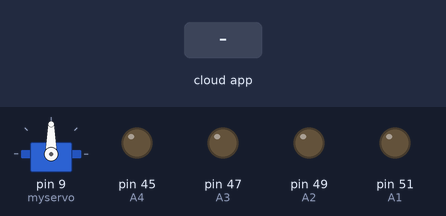
Recording of a sketch running on a simulated Arduino Mega 2560, built with avr-gcc and run on an emulated ATmega2560. Shown: servo, output pins drawn as LEDs (lit = HIGH). The inputs (shaded band) are chosen by the test bench. The ROS host is connected and sends only what is stated.

Above: at 1.2 s.
1.3 s: the phone or cloud app sets motor to 0
At 1.7 s:
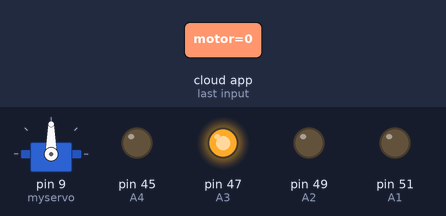
Timing chart, 0 to 4.3 s (numbered marks = the images above; inputs shaded):
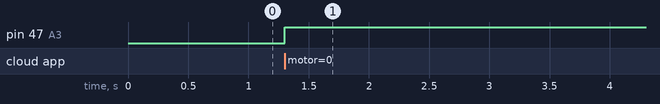

Measured:
- after the input at 1.3 s, pin 47 (A3): LOW → HIGH at once

The sketch:

PUMPS.ino
```cpp
#include <ros.h>

#include <SoftwareSerial.h>

#include <Servo.h>
#include <std_msgs/Int32.h>

#define A1  51
#define A2  49
#define A3  47
#define A4  45

ros::NodeHandle nh;
Servo myservo;

void servoC(const std_msgs::Int32& cmd_msg){
  if (cmd_msg.data ==1){
    digitalWrite(A1,1);
    digitalWrite(A2,0);
    digitalWrite(A3,0);
    digitalWrite(A4,0);

    }
   else if (cmd_msg.data == 0 ){
    digitalWrite(A1,0);
    digitalWrite(A2,0);
    digitalWrite(A3,1);
    digitalWrite(A4,0);

    }


  }


  // create servo object to control a servo
ros::Subscriber<std_msgs::Int32> sub("motor",servoC);
void setup() {
  pinMode(A1,OUTPUT);
   pinMode(A2,OUTPUT);
    pinMode(A3,OUTPUT);
     pinMode(A4,OUTPUT);


  myservo.attach(9);  // attaches the servo on pin 9 to the servo object
  nh.initNode();
  nh.subscribe(sub);
}

void loop() {

nh.spinOnce();
delay(1);
}
```
